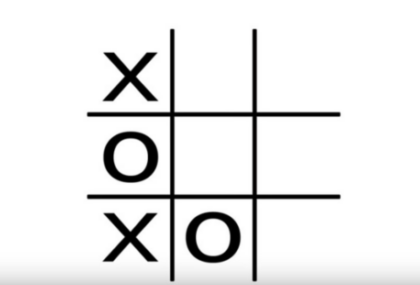
#> input picture Microsoft AI School/learning/DataPreprocessing/XO.png, 420 x 285 px
$ python '이미지 마스킹블렌딩 예제.py'
#> lines starting #> are read from the running program, lines starting #| are printed output that depends on the picture; after the words box and inside, x2 and y2 are one past the last pixel; in counts of white or black regions, pixels touching at a corner belong together
import numpy as np
import matplotlib.pyplot as plt
import cv2


# 그리기 위한 함수
def drawhoughLinesOnImage(image, hooughLine):
    for line in hooughLine:
        for rho, theta in line:
            a = np.cos(theta)
            b = np.sin(theta)
            x0 = a * rho
            y0 = b * rho
            x1 = int(y0 + 1000 * (-b))
            y1 = int(y0 + 1000 * a)
            x2 = int(x0 - 1000 * (-b))
            x2 = int(y0 - 1000 * (a))

        cv2.line(image, (x1, y1), (x2, y2), (0, 255, 0), 2)


def draw_circle(img, circle):
    for co, i in enumerate(circle[0, :], start=1):
        cv2.circle(img, (i[0], i[1]), i[2], (255, 0, 255), 3)


# Different weights are added to the image to give a feeling of blending
def blend_images(image, final_image, alpha=0.7, beta=1., gamma=0.):
    return cv2.addWeighted(image, )


# 이미지 불러오기
image = cv2.imread('XO.png')
#> image is the input picture: shape (285, 420, 3); mean B, G, R 234.9, 234.9, 234.9
image_gray = cv2.cvtColor(image, cv2.COLOR_BGR2GRAY)

# 가우시안 블러 적용
blurredImage = cv2.GaussianBlur(image_gray, (5, 5), 0)
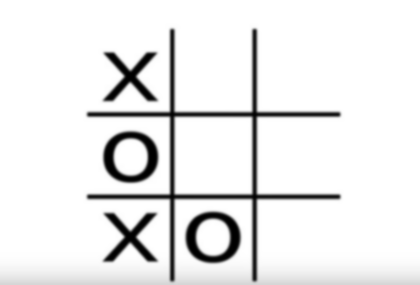
#> blurredImage: shape (285, 420); min 0, max 255, mean 234.9
edgeImage = cv2.Canny(blurredImage, 50, 120)
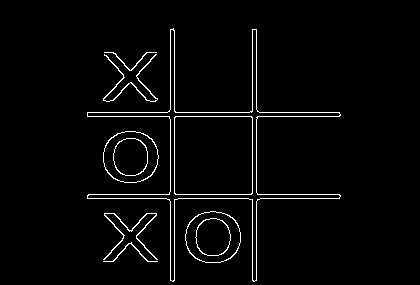
#> edgeImage: shape (285, 420); 2.8% white in thin lines or dots, all inside (x1, y1, x2, y2) = (87, 28, 341, 282)

# 선에서 점을 탐지
dis_reso = 1  # Distance resolution in pixels of the hough grid
theta = np.pi / 180
threshold = 170

houghLine = cv2.HoughLines(edgeImage, dis_reso, theta, threshold)
#> houghLine = [[116, 1.57], [252, 0], [194, 1.57], [174, 0], [112, 1.57], [256, 0], [170, 0], [198, 1.57]]
circles = cv2.HoughCircles(
    blurredImage, method=cv2.HOUGH_GRADIENT, dp=0.7, minDist=12,
    param1=70, param2=80
)
#> circles = None
#> the loop in drawhoughLinesOnImage, `for line in hooughLine:` made 1 pass
#> after the loop in drawhoughLinesOnImage, `for line in hooughLine:`: image: shape (285, 420, 3); every value is 0

# Create an empty image
houghImage = np.zeros_like(image)  # image 크기만큼 0으로 가득찬 배열을 줌

#> (the run stopped early here; a loop or call above may not have finished)

$ run again, with Microsoft AI School/learning/DataPreprocessing/Billiards.png copied over Microsoft AI School/learning/DataPreprocessing/XO.png
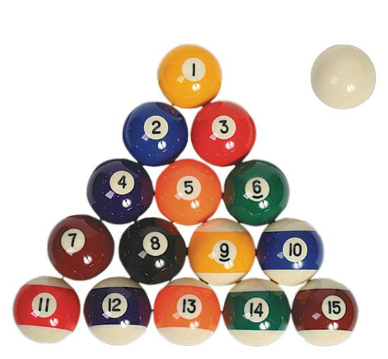
#> input picture Microsoft AI School/learning/DataPreprocessing/Billiards.png, 388 x 359 px
#> image is the input picture: shape (359, 388, 3); mean B, G, R 189.1, 196.9, 211.3
#> `blurredImage = cv2.GaussianBlur(image_gray, (5, 5), 0)`:
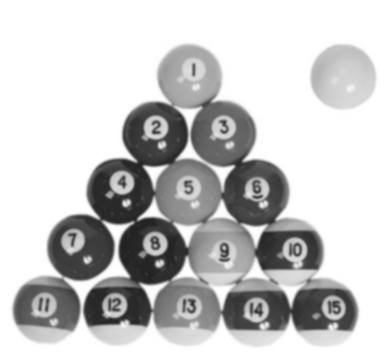
#> blurredImage: shape (359, 388); min 33, max 255, mean 200.3
#> `edgeImage = cv2.Canny(blurredImage, 50, 120)`:
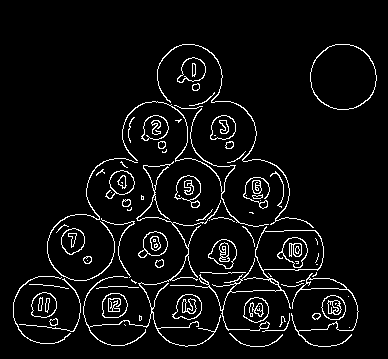
#> edgeImage: shape (359, 388); 5.5% white in thin lines or dots, all inside (x1, y1, x2, y2) = (13, 44, 377, 347)
#> houghLine = None
#> circles = [[79.5, 246.5, 33], [119.5, 190.5, 32.7]]
